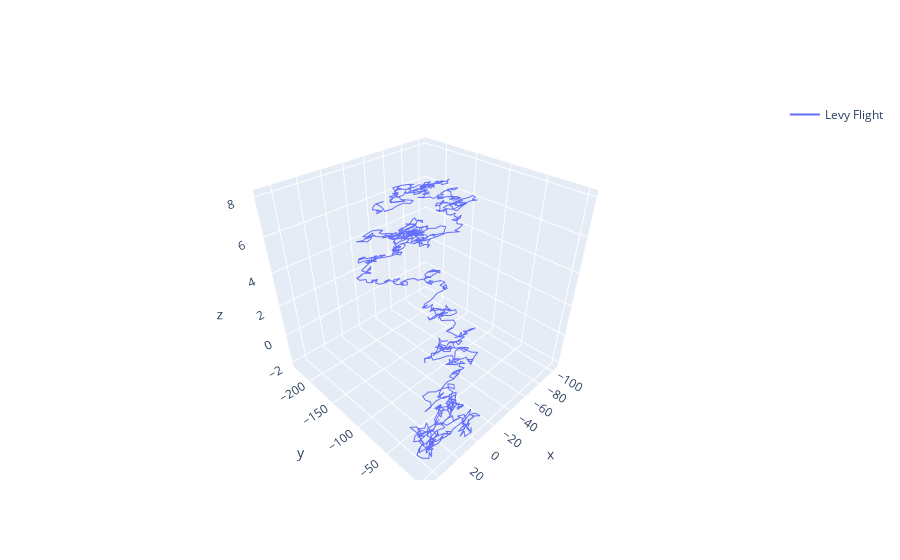

Source (notebook cell):
### Markdown cell above
## Actividad 3: Lévy ﬂight - Vec2d - 1 Trajectory (6 pts)

* Utilizar **Vec2d**.
* Guardar trayectorias en **Pandas** Data Frame.
* Visualizar proyección en 3d con **plotly**.

### Code cell
# Init variables
Levy_exponent = 1.9
n_steps = 1000
s_pos = [0,0]
speed = 6
std_motion_step = 5
velocity = Vec2d(speed,0)

levy = pd.DataFrame(columns=['x_pos', 'y_pos'])

temp_df = pd.DataFrame([{'x_pos': s_pos[0], 'y_pos':s_pos[1]}])

levy = pd.concat([levy, temp_df], ignore_index=True)

levy_samples = levy_stable.rvs(Levy_exponent, 0, 0, 1,size=n_steps)
levy_direction = levy_stable.rvs(Levy_exponent, 0, 0, 1,size=n_steps)
for i in range(n_steps-1):
  step_length = levy_samples[i] * std_motion_step
  turn_angle = levy_direction[i] * step_length
  velocity = velocity.rotated(turn_angle)
  temp_df = pd.DataFrame([{'x_pos': levy.x_pos[i]+velocity.x, 'y_pos': levy.y_pos[i]+velocity.y}])

  levy = pd.concat([levy, temp_df], ignore_index=True)

aux_domain = np.linspace(std_motion_steps-5, std_motion_steps+5, n_steps)
fig_Levy = go.Figure()
fig_Levy.add_trace(go.Scatter3d(x = levy['x_pos'],
                                       y = levy['y_pos'],
                                       z=aux_domain,
                                       marker = dict(size = 2),
                                       mode = 'lines',
                                       name = 'Levy Flight',
                                       showlegend = True))
fig_Levy.show()

### Figure 1 — Plotly figure (JSON) as saved in the notebook; plotly's stock layout.template omitted (floating-point values rounded to 4 significant figures; data arrays with more than 128 entries replaced by an {"elided": "..."} marker saying what was removed)
{"data": [{"marker": {"size": 2}, "mode": "lines", "name": "Levy Flight", "showlegend": true, "type": "scatter3d", "x": {"elided": "1000 float values"}, "y": {"elided": "1000 float values"}, "z": {"elided": "1000 float values"}}], "layout": {}}
